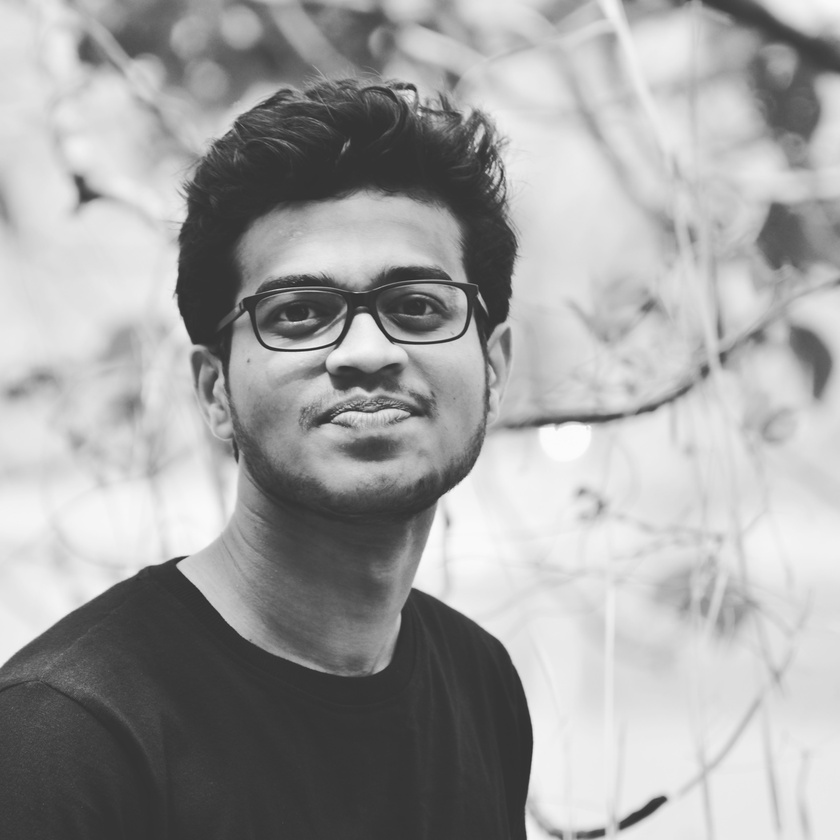
#> input picture nptel/gambling/jishnu.jpg, 840 x 840 px, shrunk from 3776 x 3776 before the run
$ python imageprocess.py
#> lines starting #> are read from the running program, lines starting #| are printed output that depends on the picture
#flipping the image
from PIL import Image

#opening the image
img = Image.open("jishnu.jpg")
#> img is the input picture: PIL image 840x840 RGB; min 38, max 253, mean 161.5

#transposing the image matrix
trans_img = img.transpose(Image.FLIP_TOP_BOTTOM)
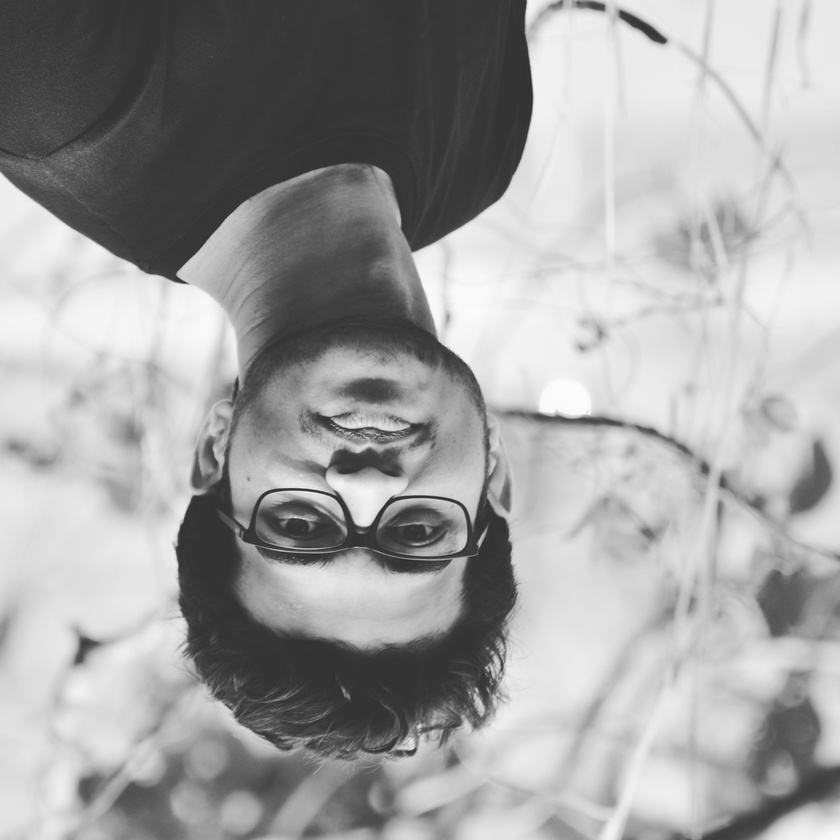
#> trans_img: PIL image 840x840 RGB; min 38, max 253, mean 161.5

#convert to human understandable format
trans_img.save("jishnu_flip.jpg")

print("dont flipping")
